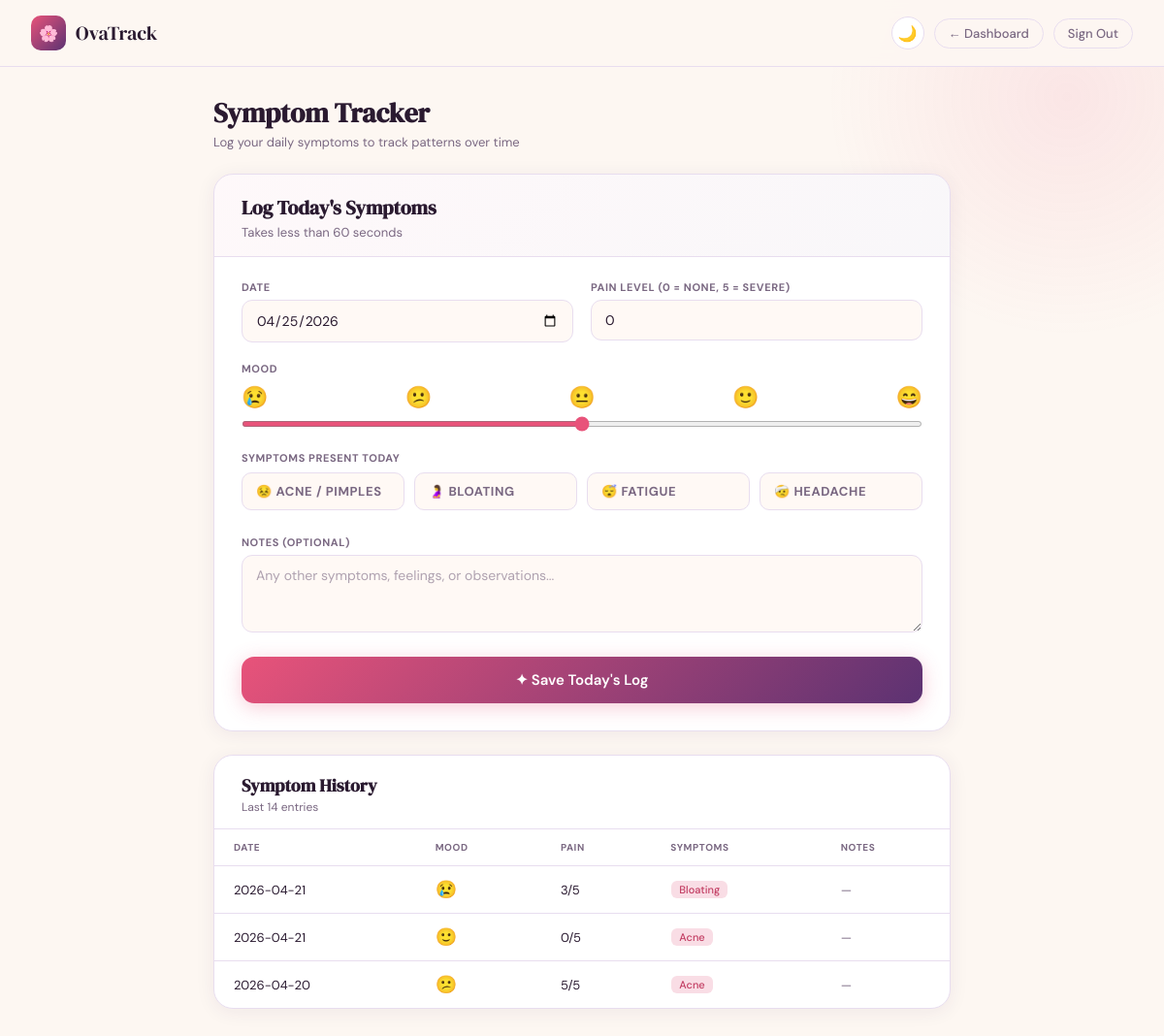
/symptoms (signed in), run on an earlier commit of the app's database.
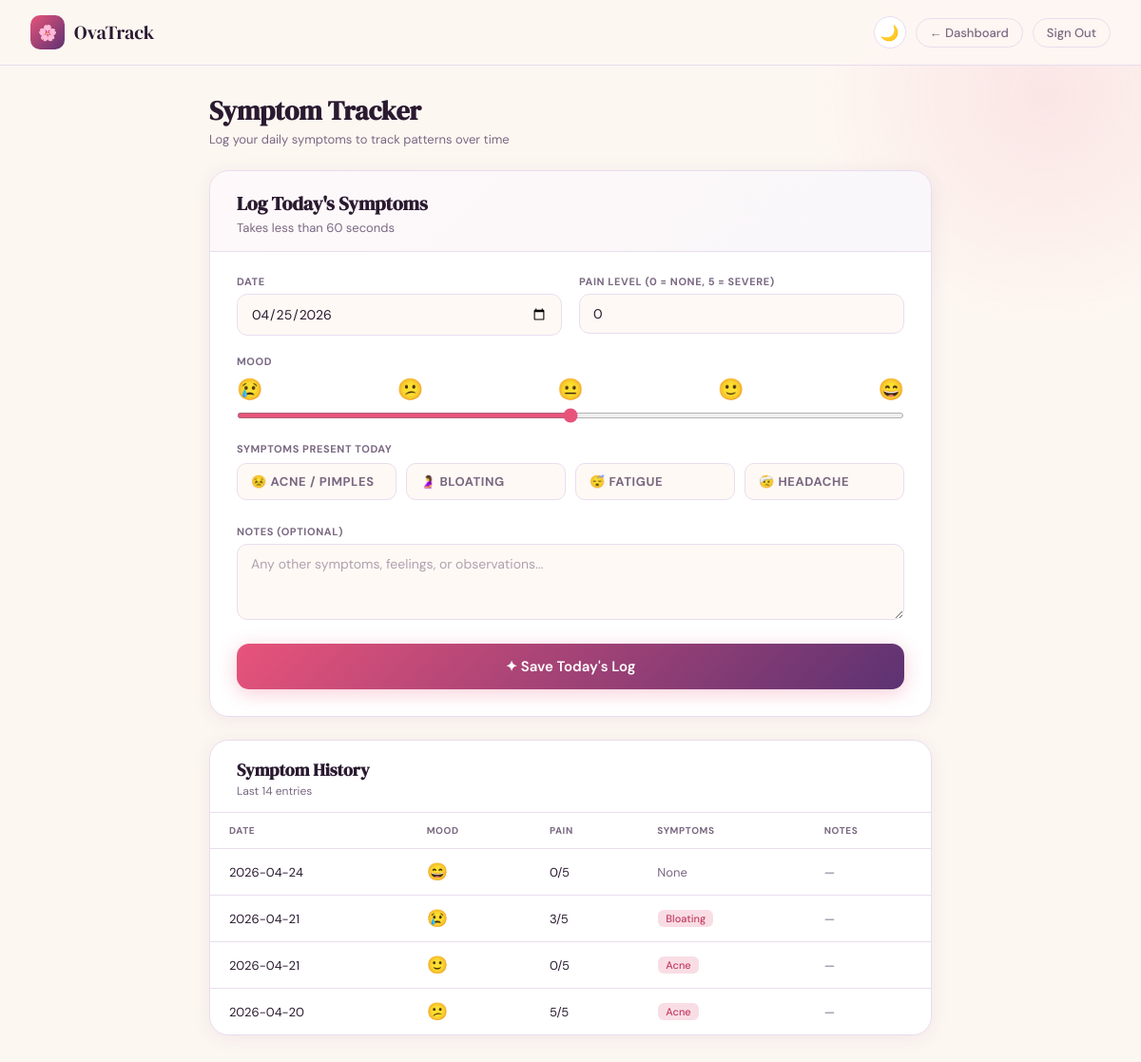
And on a later commit of the database.
### tables this page shows
CREATE TABLE symptoms (
            id         INTEGER PRIMARY KEY AUTOINCREMENT,
            user_id    INTEGER NOT NULL,
            log_date   TEXT NOT NULL,
            mood       INTEGER,
            pain_level INTEGER,
            acne       INTEGER DEFAULT 0,
            bloating   INTEGER DEFAULT 0,
            fatigue    INTEGER DEFAULT 0,
            headache   INTEGER DEFAULT 0,
            notes      TEXT,
            created    TEXT DEFAULT (datetime('now'))
        );

### app.py (the view, shortened to what this page needs)
@app.route('/symptoms', methods=['GET','POST'])
@login_required
def symptoms():
    uid     = session['user_id']
    message = None
    with get_db() as db:
        logs = db.execute(
            "SELECT * FROM symptoms WHERE user_id=? ORDER BY log_date DESC LIMIT 14",(uid,)
        ).fetchall()
    return render_template('symptoms.html', logs=logs, message=message,
                           today=datetime.today().strftime('%Y-%m-%d'),
                           user_name=session.get('user_name',''))

### app.py (called while the page is built)
def get_db():
    conn = sqlite3.connect(DB)
    conn.row_factory = sqlite3.Row
    return conn

def login_required(f):
    @wraps(f)
    def decorated(*args, **kwargs):
        if not session.get('user_id'):
            return redirect(url_for('login'))
        return f(*args, **kwargs)
    return decorated

### templates/symptoms.html (shortened to what this page needs)
<!DOCTYPE html>
<html lang="en">
<head>
</head>
<body>
<header>
  <div class="logo">
    <div class="logo-icon">🌸</div>
    <div class="logo-text">OvaTrack</div>
  </div>
  <div style="display:flex;gap:10px;align-items:center">
    <button class="theme-btn" onclick="toggleTheme()" id="theme-btn" title="Toggle dark mode">🌙</button>
    <a href="/dashboard" class="nav-link">← Dashboard</a>
    <a href="/logout" class="nav-link">Sign Out</a>
  </div>
</header>
<div class="page">
  <div class="page-title">
    <h1>Symptom Tracker</h1>
    <p>Log your daily symptoms to track patterns over time</p>
  </div>
  <div class="log-card">
    <div class="log-card-hdr">
      <h2>Log Today's Symptoms</h2>
      <p>Takes less than 60 seconds</p>
    </div>
    <div class="log-body">
      <form method="POST">
        <div class="form-row">
          <div>
            <label>Date</label>
            <input type="date" name="log_date" value="{{ today }}" required>
          </div>
          <div>
            <label>Pain Level (0 = none, 5 = severe)</label>
            <input type="number" name="pain_level" min="0" max="5" value="0">
          </div>
        </div>
        <div class="mood-row">
          <label>Mood</label>
          <div class="mood-track">
            <span title="Very Bad">😢</span>
            <span title="Bad">😕</span>
            <span title="Neutral">😐</span>
            <span title="Good">🙂</span>
            <span title="Great">😄</span>
          </div>
          <input type="range" name="mood" min="1" max="5" value="3">
        </div>
        <div class="check-section">
          <label>Symptoms Present Today</label>
          <div class="check-grid">
            <label class="check-item"><input type="checkbox" name="acne" value="1">
              <div class="check-box">😣 Acne / Pimples</div></label>
            <label class="check-item"><input type="checkbox" name="bloating" value="1">
              <div class="check-box">🤰 Bloating</div></label>
            <label class="check-item"><input type="checkbox" name="fatigue" value="1">
              <div class="check-box">😴 Fatigue</div></label>
            <label class="check-item"><input type="checkbox" name="headache" value="1">
              <div class="check-box">🤕 Headache</div></label>
          </div>
        </div>
        <div style="margin-bottom:20px">
          <label>Notes (optional)</label>
          <textarea name="notes" placeholder="Any other symptoms, feelings, or observations..."></textarea>
        </div>
        <button type="submit" class="submit-btn">✦ Save Today's Log</button>
      </form>
    </div>
  </div>
  <div class="hist-card">
    <div class="hist-hdr">
      <h2>Symptom History</h2>
      <p>Last 14 entries</p>
    </div>
    {% if logs %}
      <table>
        <thead>
          <tr>
            <th>Date</th><th>Mood</th><th>Pain</th><th>Symptoms</th><th>Notes</th>
          </tr>
        </thead>
        <tbody>
          {% set mood_emoji = ['😢','😕','😐','🙂','😄'] %}
          {% for s in logs %}
          <tr>
            <td>{{ s.log_date }}</td>
            <td class="mood-cell">{{ mood_emoji[s.mood - 1] if s.mood and s.mood >= 1 and s.mood <= 5 else '😐' }}</td>
            <td>{{ s.pain_level }}/5</td>
            <td>
              {% if s.acne %}<span class="pill">Acne</span>{% endif %}
              {% if s.bloating %}<span class="pill">Bloating</span>{% endif %}
              {% if not s.acne and not s.bloating and not s.fatigue and not s.headache %}<span style="color:var(--muted)">None</span>{% endif %}
            </td>
            <td style="color:var(--muted);max-width:200px;overflow:hidden;white-space:nowrap;text-overflow:ellipsis">{{ s.notes or '—' }}</td>
          </tr>
          {% endfor %}
        </tbody>
      </table>
    {% else %}
      <div class="no-data">No symptoms logged yet. Use the form above to start tracking.</div>
    {% endif %}
  </div>
</div>
</body>
</html>

What changed in the data, as far as the page shows it:
added symptoms: log_date "2026-04-24", mood "😄", pain_level "0", acne "None", notes "—"
